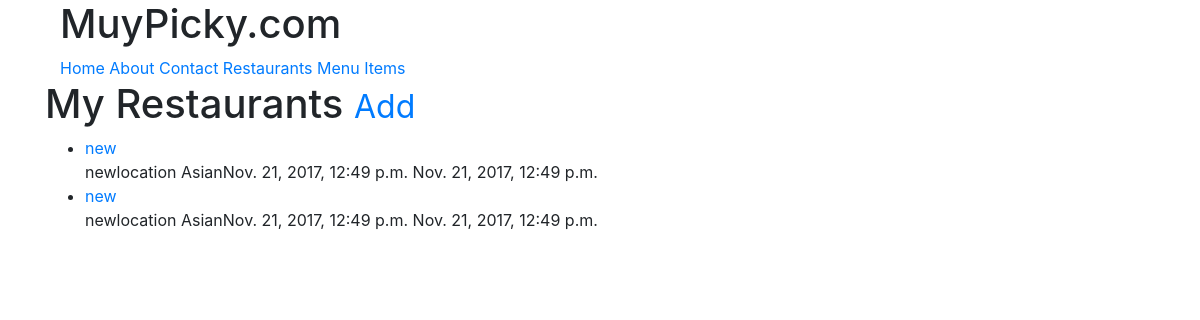
Page /restaurants/ (signed in) on the earlier database version.
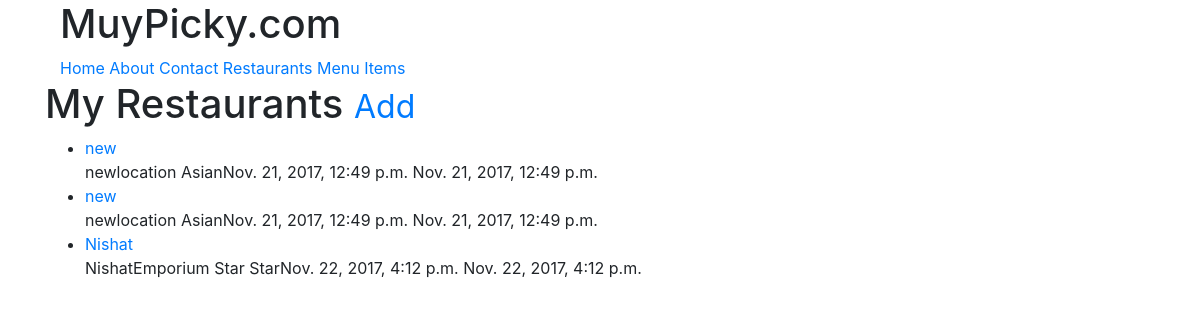
Same page on the later database version.
### restaurant/models.py (models this page shows, shortened)
class RestaurantLocation(models.Model):
	owner 		 = models.ForeignKey(User)
	name     	 = models.CharField(max_length=120)
	location     = models.CharField(max_length=120, null=True, blank=True)
	category     = models.CharField(max_length=120, null=True, blank=True)
	timestamp 	 = models.DateTimeField(auto_now_add=True)
	updated 	 = models.DateTimeField(auto_now=True)
	slug         = models.SlugField(null=True, blank=True)
	objects 	 = RestaurantLocationManager()
	def __str__(self):
		return self.name
	def get_absolute_url(self):
		return reverse('restaurant:detail', kwargs={'slug':self.slug})

### restaurant/views.py (the view)
# urls.py: url(r'^(?P<slug>\w+)/$', RestaurantListView.as_view(), name='list'),
class RestaurantListView(LoginRequiredMixin, ListView):
	def get_queryset(self, *args, **kwargs):
		return RestaurantLocation.objects.filter(owner=self.request.user)

### restaurant/models.py (called while the page is built)
	def get_queryset(self):
		return RestaurantLocationQuerySet(self.model, using=self._db)

### restaurant/templates/restaurant/restaurantlocation_list.html (shortened to what this page needs)
{% extends "base.html" %}
{% block content %}
<h1>My Restaurants
	<small><a href='{% url "restaurant:create"%}'>Add
	</a></small></h1>
<ul>
	{% for obj in object_list %}
		<li><a href='{{obj.get_absolute_url}}'>{{obj}}
		</a></li>
		{{obj.name}}{{obj.location}}
		{{obj.category}}{{obj.timestamp}}
		{{obj.updated}}
{% empty %}
	<li><a href='{% url "restaurant:create"%}'>Add One
	</a></li>
{%endfor%}
</ul>
{%endblock%}

Differences in the rows shown:
added RestaurantLocation: name "Nishat", location "Emporium", category "Star Star", timestamp "Nov. 22, 2017, 4:12 p.m.", updated "Nov. 22, 2017, 4:12 p.m."
